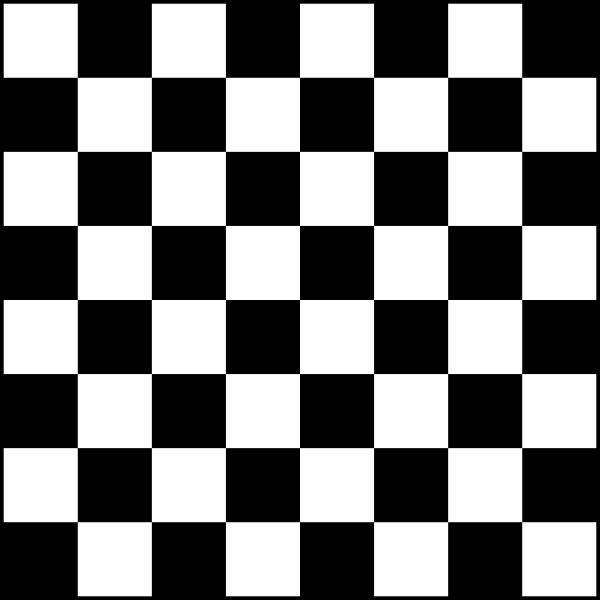
#> input picture open_cv/assest/chessboard.png, 1200 x 1200 px (shown at 1/2 size)
$ python part_6_corner_detection.py
#> lines starting #> are read from the running program, lines starting #| are printed output that depends on the picture; after the words box and inside, x2 and y2 are one past the last pixel; in counts of white or black regions, pixels touching at a corner belong together

import numpy as np
import cv2
from random import randint
img = cv2.imread("assest/chessboard.png",1)
#> img is the input picture: shape (1200, 1200, 3); min 0, max 255, mean 124.4
img = cv2.resize(img,(0,0),fx = 0.5 ,fy = 0.5)
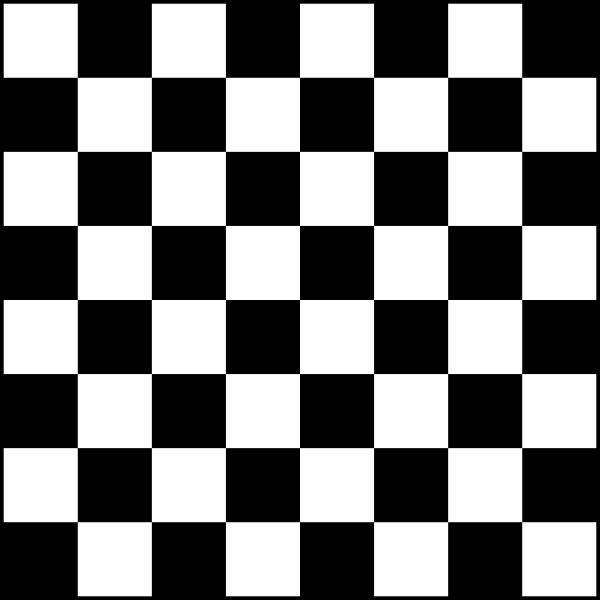
#> img: shape (600, 600, 3); min 0, max 255, mean 124.4

#requied to gray
gray_img =  cv2.cvtColor(img,cv2.COLOR_BGR2GRAY)

#Toshira muira algorithm to detect coordinate of corners in an image
corners = cv2.goodFeaturesToTrack(gray_img, 100 , 0.01 , 10)
#> corners = 79 rows, first 8: [300, 300], [299, 373], [226, 300], [373, 299], [300, 226], [226, 373], [373, 226], [373, 373]

#convert float coordinate to int
corners = np.int0(corners)

#draw cirle at the each corners
for corner in corners:
    x,y = corner.ravel() #remover [] sample: [[1,2]] => [1,2] ; [[1,2],[2,3]] =>[1,2,2,3]
    cv2.circle(img,(x,y),5,(255,255,0),-1)#bgr color BUT NOT BECAUSE WE ARE ON GRAY COLOR
#> this loop made 79 passes
#> (x, y) on passes 1 to 12: (300, 300), (299, 373), (226, 300), (373, 299), (300, 226), (226, 373), (373, 226), (373, 373), (226, 226), (448, 300), (151, 299), (300, 448)
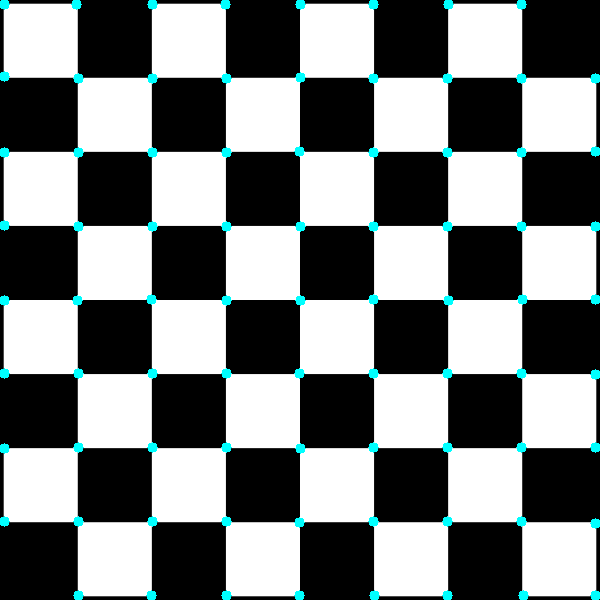
#> img: shape (600, 600, 3); 1.77% of pixels changed, all inside (x1, y1, x2, y2) = (0, 0, 600, 600)

#draw lines at the each of corner
for i in range(len(corners)):
    for j in range(i+1,len(corners)):
        corner1 = tuple(corners[i][0])
        corner2 = tuple(corners[j][0])
        color = (randint(0,255),randint(0,255),randint(0,255))
        cv2.line(img,corner1,corner2,color,1)
#> this loop made 79 passes
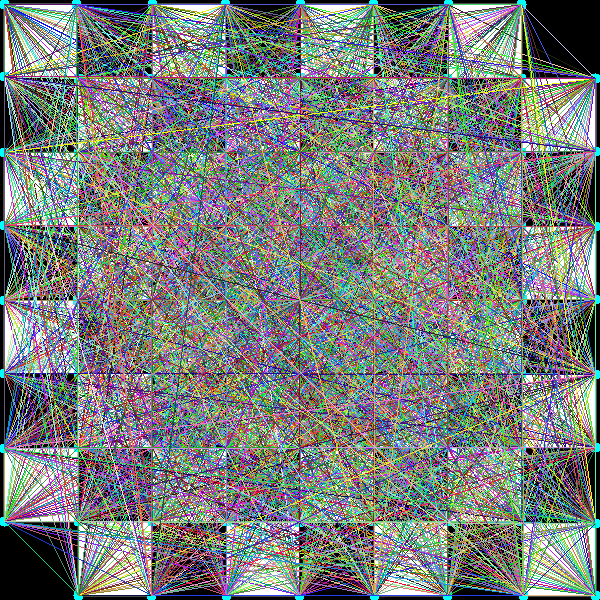
#> img: shape (600, 600, 3); mean B, G, R 123.8, 125.2, 121

cv2.imshow("chess board image",img)
cv2.waitKey(0)
cv2.destroyAllWindows()
